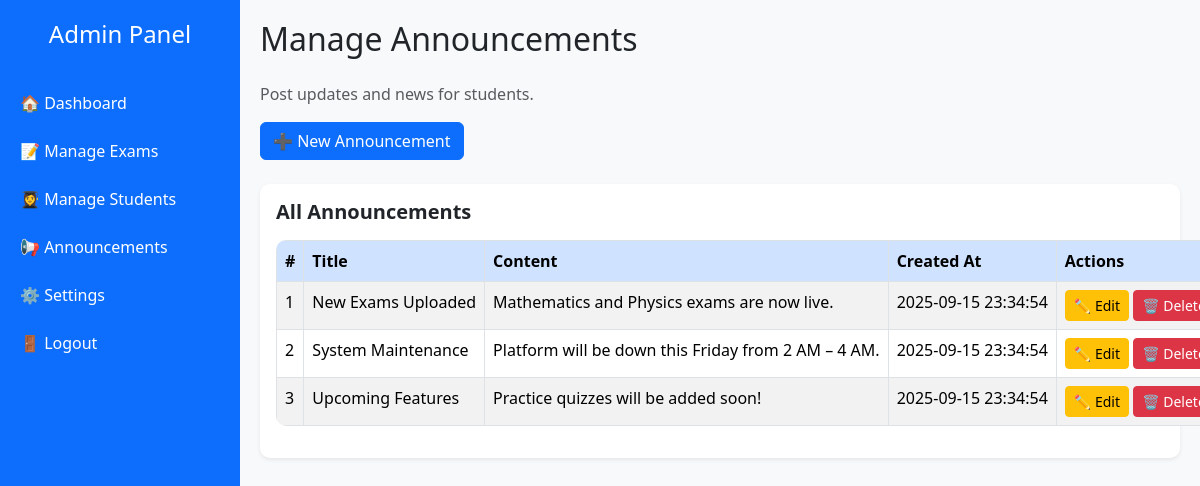
/admin/manage_announcements.php (signed in), run on the app's committed database.
### tables this page shows
CREATE TABLE IF NOT EXISTS `announcements` (
  `id` int NOT NULL AUTO_INCREMENT,
  `title` varchar(255) NOT NULL,
  `content` text NOT NULL,
  `created_at` timestamp NULL DEFAULT CURRENT_TIMESTAMP,
  PRIMARY KEY (`id`)
);

### classes/Announcement.php (called while the page is built, shortened)
<?php
class Announcement
{
    private ?int $id;
    private string $title;
    private string $content;
    private ?string $created_at;
    public function __construct(array $data = [])
    {
        $this->id         = $data['id'] ?? null;
        $this->title      = $data['title'] ?? '';
        $this->content    = $data['content'] ?? '';
        $this->created_at = $data['created_at'] ?? null;
    }
    public static function getAll(): array
    {
        $db = Database::getInstance()->getConnection();
        $stmt = $db->query("SELECT * FROM announcements ORDER BY created_at DESC");
        $rows = $stmt->fetchAll(PDO::FETCH_ASSOC);
        return array_map(fn($row) => new self($row), $rows);
    }
    public function getId(): ?int
    {
        return $this->id;
    }
    public function getTitle(): string
    {
        return $this->title;
    }
    public function getContent(): string
    {
        return $this->content;
    }
    public function getCreatedAt(): ?string
    {
        return $this->created_at;
    }
}

### classes/User.php (called while the page is built, shortened)
<?php
class User
{
    public static function findById(int $id): ?self
    {
        $db = Database::getInstance()->getConnection();
        $stmt = $db->prepare("SELECT * FROM users WHERE id = :id LIMIT 1");
        $stmt->execute([':id' => $id]);
        $row = $stmt->fetch(PDO::FETCH_ASSOC);
        return $row ? new self($row) : null;
    }
}

### classes/Auth.php (called while the page is built, shortened)
<?php
require_once __DIR__ . '/User.php';
class Auth
{
    private static ?Auth $instance = null;
    private function __construct()
    {
        if (isset($_SESSION['user_id'])) {
            $this->currentUser = User::findById($_SESSION['user_id']);
        }
    }
    public static function getInstance(): Auth
    {
        if (self::$instance === null) {
            self::$instance = new Auth();
        }
        return self::$instance;
    }
}

### public/admin/manage_announcements.php (the view, shortened to what this page needs)
<?php
require_once __DIR__ . '/../../classes/Auth.php';
require_once __DIR__ . '/../../classes/Announcement.php';
$auth = Auth::getInstance();
$announcements = Announcement::getAll();
?>
<!DOCTYPE html>
<html lang="en">
<head>
    <link href="https://cdn.jsdelivr.net/npm/bootstrap@5.3.3/dist/css/bootstrap.min.css" rel="stylesheet">
    <link href="../../css/admin.css" rel="stylesheet">
</head>
<body>
    <?php include __DIR__ . '/../../includes/admin_sidebar.php'; ?>
    <div class="content">
        <h2 class="mb-4">Manage Announcements</h2>
        <p class="text-muted">Post updates and news for students.</p>
        <div class="mb-4">
            <a href="create_announcement.php" class="btn btn-primary">➕ New Announcement</a>
        </div>
        <div class="card shadow-sm p-3">
            <h5 class="fw-bold mb-3">All Announcements</h5>
            <table class="table table-striped">
                <thead class="table-primary">
                    <tr>
                        <th>#</th>
                        <th>Title</th>
                        <th>Content</th>
                        <th>Created At</th>
                        <th>Actions</th>
                    </tr>
                </thead>
                <tbody>
                    <?php if ($announcements): ?>
                    <?php foreach ($announcements as $index => $ann): ?>
                    <tr>
                        <td><?= $index + 1 ?></td>
                        <td><?= htmlspecialchars($ann->getTitle()) ?></td>
                        <td><?= htmlspecialchars($ann->getContent()) ?></td>
                        <td><?= htmlspecialchars($ann->getCreatedAt()) ?></td>
                        <td>
                            <a href="edit_announcement.php?id=<?= $ann->getId() ?>" class="btn btn-sm btn-warning">✏️
                                Edit</a>
                            <a href="delete_announcement.php?id=<?= $ann->getId() ?>" class="btn btn-sm btn-danger"
                                onclick="return confirm('Are you sure you want to delete this announcement?');">🗑️
                                Delete</a>
                        </td>
                    </tr>
                    <?php endforeach; ?>
                    <?php else: ?>
                    <tr>
                        <td colspan="5" class="text-center text-muted">No announcements found.</td>
                    </tr>
                    <?php endif; ?>
                </tbody>
            </table>
        </div>
    </div>
</body>
</html>

### css/admin.css (style rules this page uses)
body { font-family: "Segoe UI", Tahoma, Geneva, Verdana, sans-serif; background-color: #f8f9fa; margin: 0; padding: 0; }
.content { margin-left: 240px; padding: 20px; }
.card { border: none; border-radius: 10px; transition: transform 0.2s ease; background: white; box-shadow: 0 2px 6px rgba(0,0,0,0.1); padding: 20px; margin-bottom: 20px; }
table { width: 100%; border-collapse: collapse; background: #fff; border-radius: 10px; overflow: hidden; }
table th, table td { padding: 12px 15px; border: 1px solid #dee2e6; white-space: nowrap; }
table th { background: #0d6efd; color: white; text-align: left; }
table tr:nth-child(even) { background: #f2f6fc; }

### data on the page
announcements: title "New Exams Uploaded", content "Mathematics and Physics exams are now live.", created_at "2025-09-15 23:34:54"
announcements: title "System Maintenance", content "Platform will be down this Friday from 2 AM – 4 AM.", created_at "2025-09-15 23:34:54"
announcements: title "Upcoming Features", content "Practice quizzes will be added soon!", created_at "2025-09-15 23:34:54"
